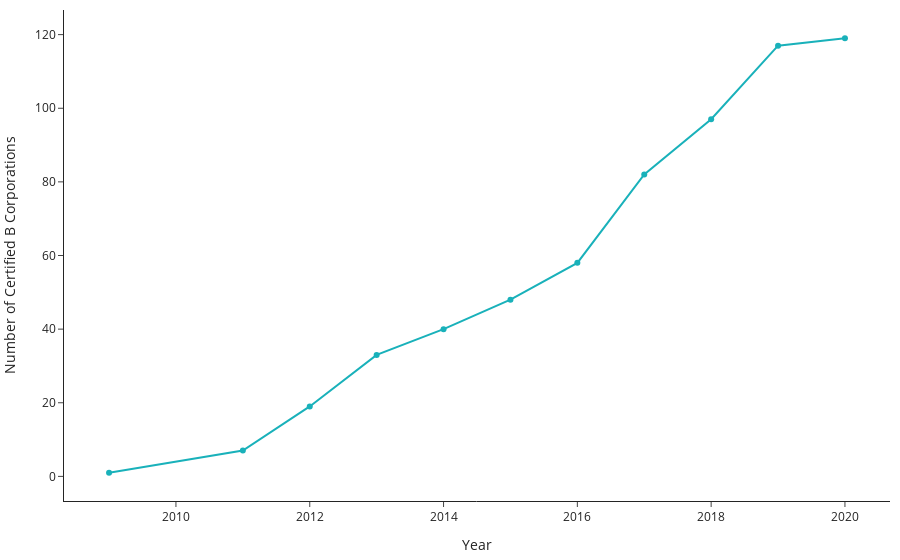

The cell this chart's notebook holds for it:
### Code cell
fig = go.Figure(
        data=go.Scatter(
            x=list(counts.index),
            y=counts.cumsum(),
            marker_color='#19B1BA',
            hovertemplate="%{x}: %{y}<extra></extra>",
            orientation='h'),
        layout=go.Layout(
            margin={'l': 10, 'r': 10, 't': 10, 'b': 10},
            template='simple_white'
        ))
fig.update_layout(
        xaxis_title="Year",
        yaxis_title="Number of Certified B Corporations",
        height=350)
fig

### Figure 1 — Plotly figure (JSON) as saved in the notebook; plotly's stock layout.template omitted (floating-point values rounded to 4 significant figures)
{"data": [{"hovertemplate": "%{x}: %{y}<extra></extra>", "marker": {"color": "#19B1BA"}, "orientation": "h", "type": "scatter", "x": [2009, 2011, 2012, 2013, 2014, 2015, 2016, 2017, 2018, 2019, 2020], "y": [1, 7, 19, 33, 40, 48, 58, 82, 97, 117, 119]}], "layout": {"autosize": true, "margin": {"b": 10, "l": 10, "r": 10, "t": 10}, "xaxis": {"autorange": true, "range": [2008.0, 2021.0], "title": {"text": "Year"}, "type": "linear"}, "yaxis": {"autorange": true, "range": [-7.488, 127.5], "title": {"text": "Number of Certified B Corporations"}, "type": "linear"}}}
